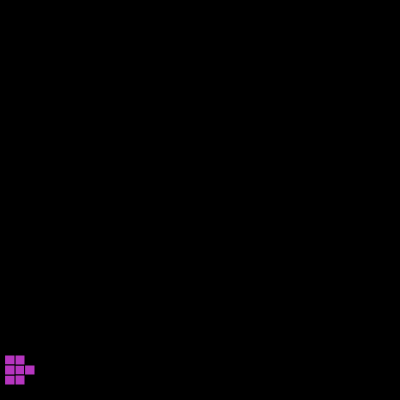
Frame 1 (no input)
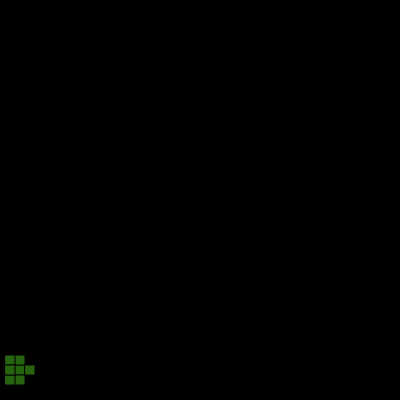
Frame 60 (no input)
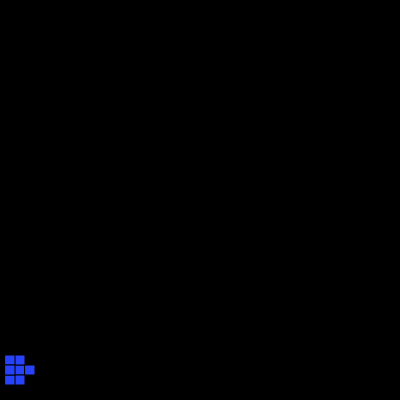
Frame 120 (the mouse pressed at the canvas centre since frame 60)

The p5.js sketch that drew these frames (run headless with seeded random() and noise() and a simulated clock; from frame 60 on, the mouse is pressed at the canvas centre):

// p5.js sketch
// ── sketch.js
let player, tankSpeed = 2,
  tankSize = 10,
  bulletSpeed = 5,
  bulletSize = 8;
let tanks = [];
let bullets = [];


function setup() {
  createCanvas(400, 400);
  player = new Tank(true, 20, 370, tankSize, 'r');
}

function keyPressed() {
  if (keyCode == 32)
    bullets.push(new Bullet(player.x, player.y, bulletSize,
      player.dir, bulletSpeed));
}

function draw() {
  background(0);


  if (bullets.length > 0) {
    for (var i = 0; i < bullets.length; i++) {
      bullets[i].render(200, 200, 0);
      if (bullets[i].x < 0 || bullets[i].x > width ||
        bullets[i].y < 0 || bullets[i].y > height)
        bullets.splice(i, 1)
    }
  }

  player.x = constrain(player.x, 0, width);
  player.y = constrain(player.y, 0, height);

  player.render(random(0,255), random(0,255),random(0,255));
  for (var i = 0; i < tanks.length; i++) 
    tanks[i].render(200,0,0);
}
// ── Bullet.js
class Bullet {
    constructor(tx, ty, ts, tdir, tspeed) {
      this.x = tx;
      this.y = ty;
      this.s = ts;
      this.dir = tdir;
      this.speed = tspeed;
    }
  
    render(r,g,b) {
      fill(r,g,b);
      ellipse(this.x, this.y, this.s, this.s);
      switch (this.dir) {
        case 'u': this.y -= this.speed;	break;
          case 'd': this.y += this.speed;	break;
          case 'l': this.x -= this.speed;	break;
          case 'r': this.x += this.speed;	break;
      }
    }
  }
// ── Tank.js
class Tank {
    constructor(iP, tx, ty, ts, tdir) {
      this.x = tx;
      this.y = ty;
      this.s = ts;
      this.isPlayer = iP;
      this.dir = tdir;
    }
  
    rectTank(tx, ty) {
      rectMode(CENTER);
      rect(tx, ty, this.s, this.s);
    }
  
    render(r,g,b) {
      fill(r,g,b);
      rectMode(CENTER);
      //center
      this.rectTank(this.x, this.y);
  
      if (this.dir == 'u') {
        //head
        this.rectTank(this.x, this.y - this.s);
  
        this.rectTank(this.x - this.s, this.y);
        this.rectTank(this.x + this.s, this.y);
  
        this.rectTank(this.x - this.s, this.y + this.s);
        this.rectTank(this.x + this.s, this.y + this.s);
  
        if (this.isPlayer)
          this.rectTank(this.x, this.y + this.s);
      } else if (this.dir == 'd') {
        //head
        this.rectTank(this.x, this.y + this.s);
  
        this.rectTank(this.x + this.s, this.y);
        this.rectTank(this.x - this.s, this.y);
  
        this.rectTank(this.x + this.s, this.y - this.s);
        this.rectTank(this.x - this.s, this.y - this.s);
  
        if (this.isPlayer)
          this.rectTank(this.x, this.y - this.s);
      } else if (this.dir == 'l') {
        //head
        this.rectTank(this.x - this.s, this.y);
  
        this.rectTank(this.x, this.y + this.s);
        this.rectTank(this.x, this.y - this.s);
  
        this.rectTank(this.x + this.s, this.y + this.s);
        this.rectTank(this.x + this.s, this.y - this.s);
  
        if (this.isPlayer)
          this.rectTank(this.x + this.s, this.y);
      } else if (this.dir == 'r') {
        //head
        this.rectTank(this.x + this.s, this.y);
  
        this.rectTank(this.x, this.y - this.s);
        this.rectTank(this.x, this.y + this.s);
  
        this.rectTank(this.x - this.s, this.y - this.s);
        this.rectTank(this.x - this.s, this.y + this.s);
  
        if (this.isPlayer)
          this.rectTank(this.x - this.s, this.y);
      }
    }
  }
